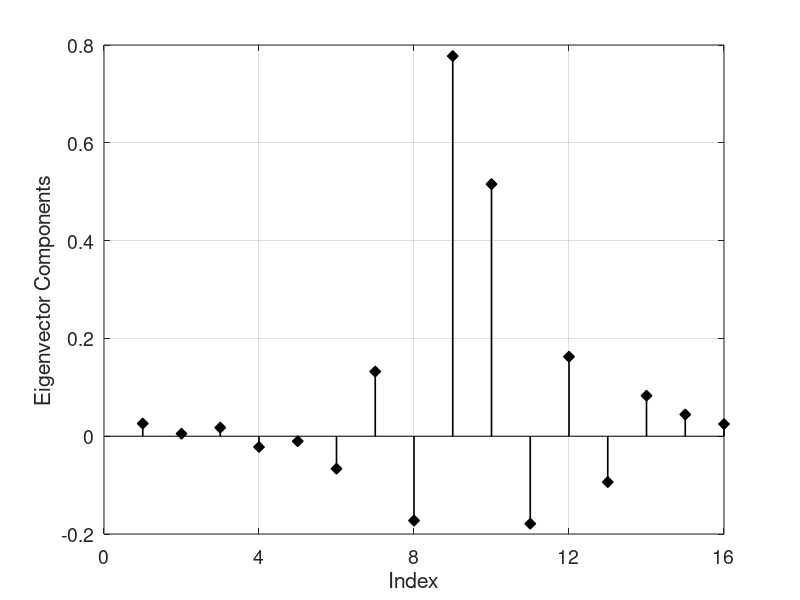

MATLAB code to generate this figure: (Note: this script raises an error after producing the figure.)
clear
clc

N_400 = load('eigenvector_70.mat')

figure(1)
stem(N_400.V(:,end),'kd-','MarkerSize',8,'MarkerFaceColor','k','LineWidth',1.2)

xlabel('Index','FontSize',14)
ylabel('Eigenvector Components','FontSize',14)
axis([0 16 -0.2 0.8])
set(gca,'FontSize',14)
grid on

xticks(0:4:16)
yticks(-0.2:0.2:0.8)

fig = gcf;
fig.PaperPositionMode = 'auto';
print('EigenVector_A','-dtiff','-r800')